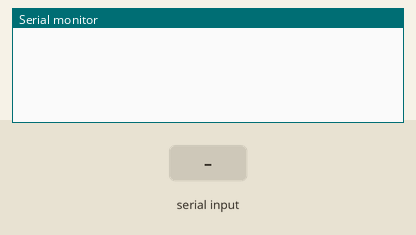
This sketch was run on a simulated Arduino Pro Mini, built with avr-gcc and run on an emulated ATmega328P. On the bench: the last lines printed to the serial monitor. Inputs (shaded band) come from the test bench.

Above: at 1.2 s.
1.3 s: "1" received over Serial
At 2.7 s:
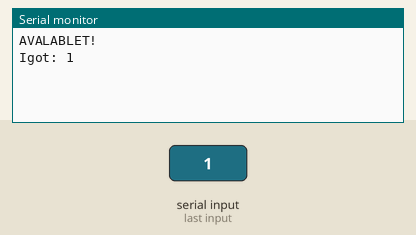
3.8 s: "0" received over Serial
At 5.0 s:
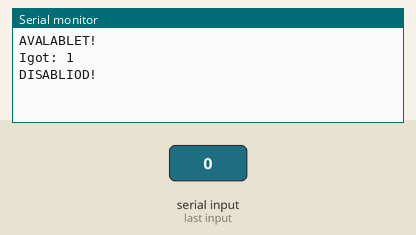
5.3 s: "90,45,200\n" received over Serial
At 6.2 s:
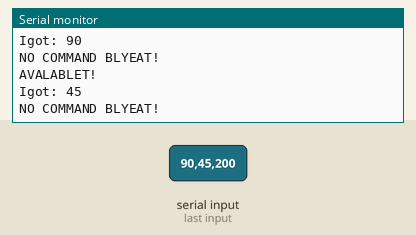
6.8 s: "1,90\n" received over Serial
At 7.6 s:
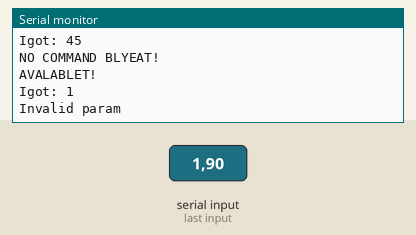
Timing chart, 0 to 9.6 s (numbered marks = the images above; inputs shaded):
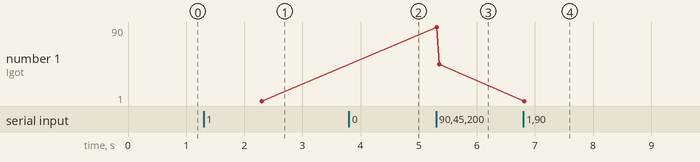

The sketch:

followerHandShake_01_br_CS04.ino
```cpp
// Code is degined to work on arduino pro mini
struct strToEsp {
  int ena ; //enabled. indicator of whether or not function is
  int a; //averaging 0/1. should it be enabled or not
  int p; //measurment period. A time mcu waits to take in new measurment
  int d; //duration a time interval for which whoom the measurmetns are done
  int v; // verification 0/(all acii values). After pushing data will wait for ACK ACK is all ASCII characters from(1-255)
  int r; // repeat packet 0/(how many repeats). Decides wether the packet will be repeated if not ack has received. How many repeats means that how many times it will repeat a packet until timeOut
} streamToEsp{0, 0, 0, 0, 0, 0};


// the setup routine runs once when you press reset:
void setup() {
  Serial.begin(9600);
  // initialize the digital pin as an output.
  // pinMode(led, OUTPUT);
}

// the loop routine runs over and over again forever:
void loop() {

}


void serialEvent() { //1 0 | 1 a 1 | 1 d 100 p 99|
  while (Serial.available()) {
    Serial.println("AVALABLET!");
    int in = Serial.parseInt();
    //++??++Serial.readBytesUntil(' ', in, 1); // will read the command untill i // MAKE SURE wether terminator values are removed

    Serial.print("Igot: ");
    Serial.println(in);
    Serial.read(); // remove space
    if (in == 1) { //ParseParameters| Do one of 3 things: enable, disable, edit parameters //Method here is already selected

      haltSerial();

      char enable = Serial.peek(); // will get 1 or 0 or - paramters
      if (enable == '1') {
        streamToEsp.ena = 1; //enable the StreamToESP
        Serial.read(); //remove the command call
        Serial.println("ENABLIOD!");//----
      }
      else if (enable == '0') {
        streamToEsp.ena = 0; // //Disable the StreamToESP
        Serial.read(); //remove the command call
        Serial.println("DISABLIOD!");//----;

      }
      else { // edit  parameters of the method order does not matter can't be called w/ enabling mode
        haltSerial();
delay(300);
getParam:

        if (Serial.available()) {
          char param = Serial.read(); // gets the parameter id

          switch (param) {
            case 'a': // !!! 1 !!! assuming parse int removes the terminator symbol if I am wrong and Serial.read to remove
              streamToEsp.a = Serial.parseInt();
              Serial.print("a: "); //----
              Serial.println(streamToEsp.a);//----
            Serial.read(); // remove space
              goto getParam;
            case 'p':
              streamToEsp.p = Serial.parseInt();
              Serial.print("p: ");//----
              Serial.println(streamToEsp.p);//----
            Serial.read(); // remove space
              goto getParam;
            case 'd':
              streamToEsp.d = Serial.parseInt();
              Serial.print("d: ");//----
              Serial.println(streamToEsp.d);//----
            Serial.read(); // remove space
              goto getParam;
            case 'v':
              streamToEsp.v = Serial.parseInt();
              Serial.print("v: ");//----
              Serial.println(streamToEsp.v);//----
            Serial.read(); // remove space
              goto getParam;
            case 'r':
              streamToEsp.r = Serial.parseInt();
              Serial.print("r: ");//----
              Serial.println(streamToEsp.r);//----
            Serial.read(); // remove space
              goto getParam;
            default:
              Serial.println("Invalid param"); //---~
              clearSerial();

          }

        }
      }//ELSE cmd 1


    } //parseParams
    else {
      Serial.println("NO COMMAND BLYEAT!"); //----
      clearSerial();
    }//else
  }//while Serial available
}//Serial event

void clearSerial() {
  while (Serial.available()) { // clears the serial buffer if wrong command was called
    Serial.read();
  }
}
void haltSerial() {
  while (!Serial.available()) { // will wait intill there will be bytes in the buffer
  }
}

void handShakeFl(){ // followers handshake function
}
```

Measured:
- after the input at 1.3 s, the serial monitor: prints a new line at once (image 1)
- after the input at 3.8 s, the serial monitor: prints a new line at once (image 2)
- after the input at 5.3 s, the serial monitor: prints a new line at once (image 3)
- after the input at 6.8 s, the serial monitor: prints a new line at once (image 4)
- plotted number 1: 1 → 45 after the input at 5.3 s, 45 → 1 after the input at 6.8 s
